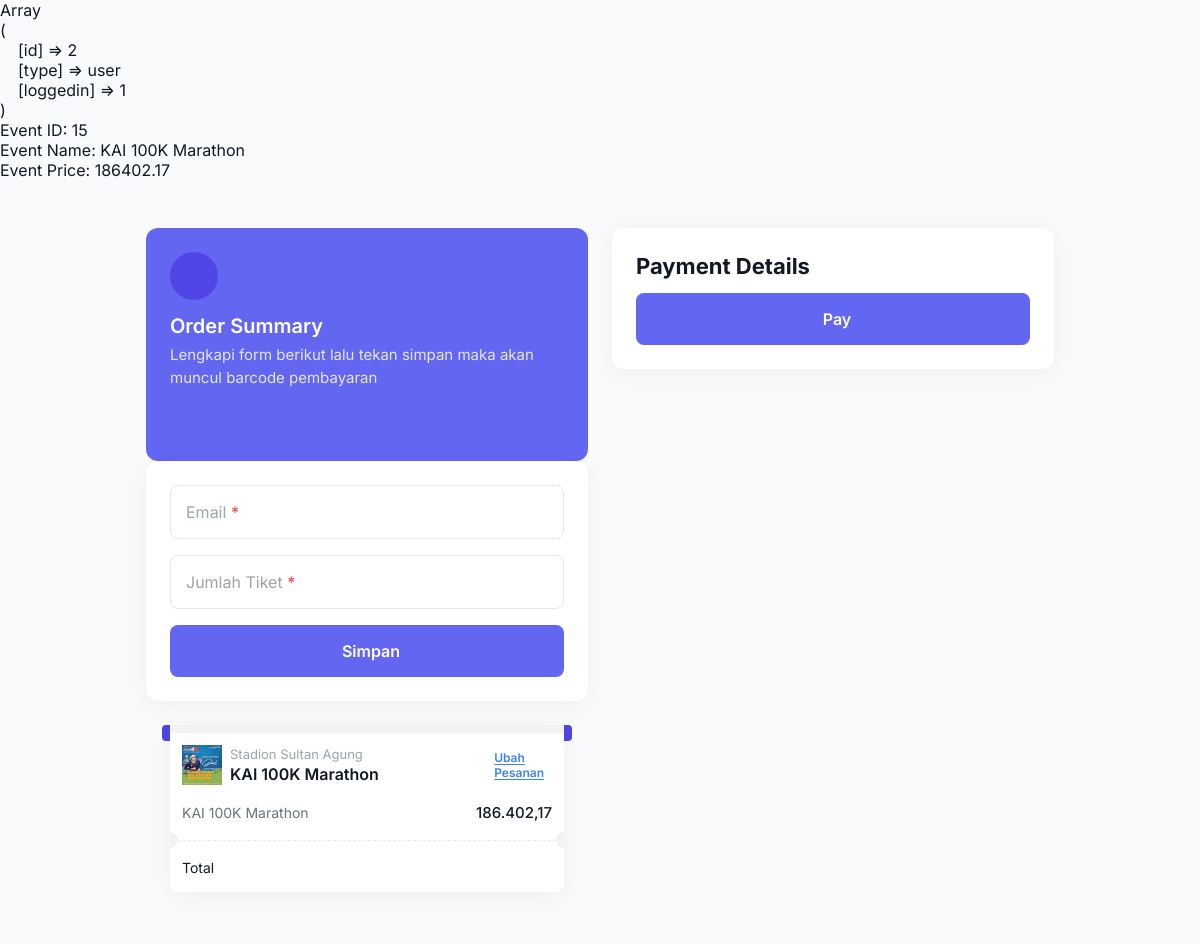
The page /Pembayaran/pembayaranEvent.php?event_id=15 (signed in) on the database its author committed.
### tables this page shows
CREATE TABLE `event` (
  `Event_ID` int(11) NOT NULL,
  `Kota_Event` text DEFAULT NULL,
  `Lokasi_Event` text NOT NULL,
  `Deskripsi_Event` text DEFAULT NULL,
  `Harga_Tiket` decimal(10,2) DEFAULT NULL,
  `Tanggal_Event` date DEFAULT NULL,
  `Nama_Event` text DEFAULT NULL,
  `Gambar_Event` text DEFAULT NULL,
  `Jam_Event` time DEFAULT NULL
);

### Pembayaran/pembayaranEvent.php (the view, shortened to what this page needs)
<?php require_once '../Config/koneksi.php'; ?>
<?php
$eventId = isset($_GET['event_id']) ? $_GET['event_id'] : '';
$eventName = '';
$eventPrice = '';
$eventLocation = '';
$eventImage = '';
if ($eventId) {
    $stmt = $conn->prepare("SELECT Nama_Event, Harga_Tiket, Lokasi_Event, Gambar_Event FROM event WHERE Event_ID = ?");
    $stmt->bind_param("i", $eventId);
    $stmt->execute();
    $stmt->bind_result($eventName, $eventPrice, $eventLocation, $eventImage);
}
echo "<pre>";
print_r($_SESSION);
echo "</pre>";
echo "<p>Event ID: $eventId</p>";
echo "<p>Event Name: $eventName</p>";
echo "<p>Event Price: $eventPrice</p>";
?>
<!DOCTYPE html>
<html lang="en">
<head>
    <link href="https://cdn.jsdelivr.net/npm/remixicon@3.5.0/fonts/remixicon.css" rel="stylesheet">
    <link rel="stylesheet" href="tailwindcss-colors.css">
    <link rel="stylesheet" href="style.css">
</head>
<body>
    <section class="payment-section">
        <div class="container">
            <div class="payment-wrapper">
                <div class="payment-left">
                    <div class="payment-header">
                        <div class="payment-header-icon"><i class="ri-flashlight-fill"></i></div>
                        <div class="payment-header-title">Order Summary</div>
                        <p class="payment-header-description">Lengkapi form berikut lalu tekan simpan maka akan muncul barcode pembayaran</p>
                    </div>
                    <form id="paymentForm" class="payment-form" onsubmit="event.preventDefault(); calculateTotalPrice();">
                        <div class="payment-form-group">
                            <input type="email" placeholder=" " class="payment-form-control" id="email" name="email" required>
                            <label for="email" class="payment-form-label payment-form-label-required">Email</label>
                        </div>
                        <div class="payment-form-group">
                            <input type="number" placeholder=" " class="payment-form-control" id="jumlah_tiket" name="jumlah_tiket" required>
                            <label for="jumlah_tiket" class="payment-form-label payment-form-label-required">Jumlah Tiket</label>
                        </div>
                        <button id="simpan" type="submit" class="payment-form-submit-button"><i class="ri-wallet-line"></i> Simpan</button>
                    </form>
                    <div class="payment-content">
                        <div class="payment-body">
                            <div class="payment-plan">
                                <div class="payment-plan-type"><img src="../Event/uploads/<?php echo $eventImage; ?>" alt="Event image" width="40px" height="40px"></div>
                                <div class="payment-plan-info">
                                    <div class="payment-plan-info-name"><?php echo $eventLocation; ?></div>
                                    <div class="payment-plan-info-price"><?php echo $eventName; ?></div>
                                </div>
                                <a href="#" class="payment-plan-change">Ubah Pesanan</a>
                            </div>
                            <div class="payment-summary">
                                <div class="payment-summary-item">
                                    <div class="payment-summary-name"><?php echo $eventName; ?></div>
                                    <div class="payment-summary-price"><?php echo number_format($eventPrice, 2, ',', '.'); ?></div>
                                </div>
                                <div class="payment-summary-divider"></div>
                                <div class="payment-summary-item payment-summary-total">
                                    <div class="payment-summary-name">Total</div>
                                </div>
                            </div>
                        </div>
                    </div>
                </div>
                <div class="payment-right">
                    <form id="payForm" action="simpanPembayaranEvent.php" method="post" class="payment-form">
                        <h1 class="payment-title">Payment Details</h1>
                        <button type="button" class="payment-form-submit-button" onclick="submitPayForm()">
                            <i class="ri-wallet-line"></i> Pay
                        </button>
                    </form>
                </div>
            </div>
        </div>
    </section>
</body>
</html>

### Pembayaran/style.css (style rules this page uses)
* { margin: 0; padding: 0; box-sizing: border-box; font: inherit; }
body { font-family: 'Inter', sans-serif; color: var(--gray-900); background-color: var(--gray-50); }
.container { max-width: 940px; margin: 0 auto; padding: 0 16px; }
.payment-section { padding: 48px 0; }
.payment-wrapper { display: grid; grid-template-columns: 1fr 1fr; gap: 24px; }
.payment-header { padding: 24px; background-color: var(--indigo-500); border-radius: 12px; padding-bottom: 72px; }
.payment-header-icon { width: 48px; height: 48px; border-radius: 50%; background-color: var(--indigo-600); color: var(--white); font-size: 24px; display: flex; align-items: center; justify-content: center; margin-bottom: 12px; }
.payment-header-title { font-size: 20px; font-weight: 600; color: var(--white); line-height: 1.4; margin-bottom: 4px; }
.payment-header-description { font-size: 15px; color: var(--gray-200); line-height: 1.5; }
.payment-content { padding: 24px; margin-top: 0px; position: relative; }
.payment-content::before { content: ''; position: absolute; top: 24px; left: 50%; transform: translateX(-50%); width: calc(100% - 32px); height: 16px; border-radius: 4px; background-color: var(--indigo-600); }
.payment-body { background-color: var(--white); border-radius: 0 0 8px 8px; box-shadow: 0 4px 24px rgba(0, 0, 0, .05), inset 0 8px 0 rgba(0, 0, 0, .05); position: relative; padding-top: 8px; overflow: hidden; }
.payment-plan { display: flex; align-items: center; padding: 12px; }
.payment-plan-type { width: 40px; height: 40px; background-color: var(--indigo-500); color: var(--white); font-size: 13px; font-weight: 600; flex-shrink: 0; display: flex; align-items: center; justify-content: center; border-radius: 4px; margin-right: 8px; }
.payment-plan-info { width: 100%; margin-right: 8px; display: grid; }
.payment-plan-info-name { font-size: 13px; color: var(--gray-400); margin-bottom: 2px; white-space: nowrap; text-overflow: ellipsis; overflow: hidden; }
.payment-plan-info-price { font-weight: 600; white-space: nowrap; text-overflow: ellipsis; overflow: hidden; }
.payment-plan-change { color: var(--blue-500); font-size: 12px; font-weight: 600; text-underline-offset: 2px; }
.payment-summary-item { display: flex; align-items: center; justify-content: space-between; padding: 6px 12px; }
.payment-summary-name { font-size: 14px; color: var(--gray-500); }
.payment-summary-price { font-weight: 500; font-size: 15px; }
.payment-summary-divider { width: calc(100% - 16px); height: 0; margin: 12px auto; border-bottom: 1px dashed var(--gray-200); position: relative; }
.payment-summary-divider::before { content: ''; position: absolute; top: 50%; transform: translateY(-50%); right: 100%; width: 16px; height: 16px; border-radius: 50%; background-color: var(--gray-50); box-shadow: inset 0 2px 16px rgba(0, 0, 0, .05); }
.payment-summary-divider::after { content: ''; position: absolute; top: 50%; transform: translateY(-50%); left: 100%; width: 16px; height: 16px; border-radius: 50%; background-color: var(--gray-50); box-shadow: inset 0 2px 16px rgba(0, 0, 0, .05); }
.payment-summary-total { padding-bottom: 16px; }
.payment-summary-total .payment-summary-name { color: var(--gray-900); }
.payment-right { min-width: 0; }
.payment-form { padding: 24px; background-color: var(--white); border-radius: 12px; box-shadow: 0 4px 24px rgba(0, 0, 0, .05); }
.payment-title { font-size: 22px; font-weight: 700; margin-bottom: 12px; line-height: 1.3; }
.payment-form-group { position: relative; margin-bottom: 16px; }
.payment-form-control { outline: transparent; border: 1px solid var(--gray-200); border-radius: 8px; padding: 24px 16px 8px 16px; width: 100%; transition: all .15s ease-in-out; }
.payment-form-label { position: absolute; top: 50%; transform: translateY(-50%); left: 16px; color: var(--gray-400); pointer-events: none; transition: all .1s ease-in-out; }
.payment-form-control:focus + .payment-form-label, .payment-form-control:not(:placeholder-shown) + .payment-form-label { top: 30%; font-size: 12px; }
.payment-form-label-required::after { content: ' *'; color: var(--red-500); }
.payment-form-submit-button { background-color: var(--indigo-500); border-radius: 8px; outline: transparent; display: flex; align-items: center; justify-content: center; width: 100%; border: none; cursor: pointer; color: var(--white); font-weight: 600; padding: 16px; transition: all .15s ease-in-out; }

### rows shown on the page
event: Nama_Event "KAI 100K Marathon", Harga_Tiket "186402.17", Gambar_Event (picture), Lokasi_Event "Stadion Sultan Agung", Harga_Tiket "186.402,17"

### other values the page prints
$eventId "15"
